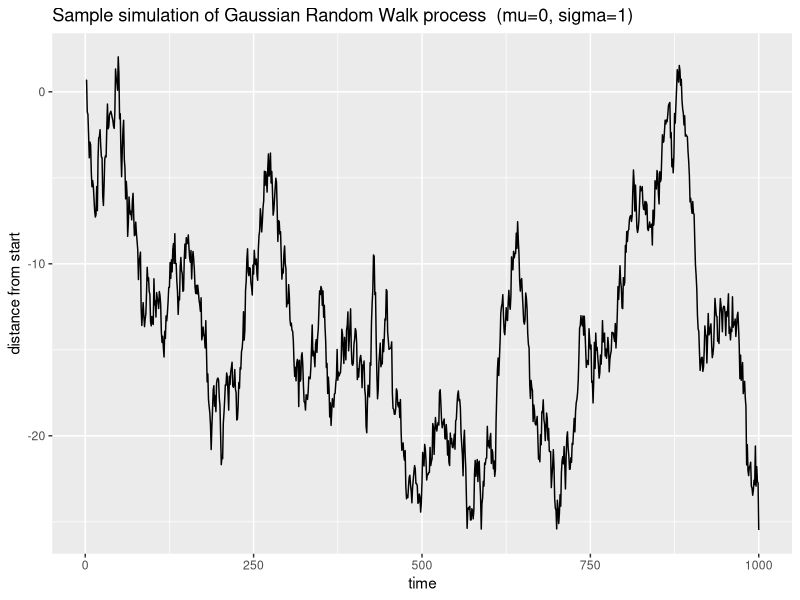

This chart was generated by the following R code: (Note: this script raises an error after producing the figure.)
## ---- chunk 1
rversion <- R.Version()$version.string
sysname <- Sys.info()["sysname"]
sys.release <- Sys.info()["release"]

# set global markdown options:
library(knitr)
opts_chunk$set(echo = FALSE
              , fig.width = 7
              , fig.height = 4
              , fig.path="figure/")

# libraries:
library(ggplot2)
## ---- chunk 2
      time_length = 1000;
       sigma = 1;              
       mu = 0       
       sim_result <- data.frame(t=c(1:time_length), y=0)
       
       set.seed(44)
         
         current_value = 0; # start new random walk from zero level
         for (ind in 1:time_length)
         {      
           delta = rnorm(1,mu,sigma);
           current_value = current_value + delta;
           index = ind 
           sim_result[index,]$y <- current_value           
         }
       
       #prepare dataframe with coefficients in order to diplay in ggplot using common colors for geom_abline and geom_line        
       g <- ggplot(data = sim_result, aes(x=t, y=y)) + geom_line()         
       g <- g + labs(title = "Sample simulation of Gaussian Random Walk process  (mu=0, sigma=1)", x = "time", y = "distance from start")
       g

## ---- chunk 3
       mu <- 0
       time_length = 1000;
       train_regression_period_percentage <- 0.7
       
       sigma = 1;              
       n_experiments = 5;
       
       
       sim_result <- data.frame(t=rep(1:time_length, n_experiments), y=0, experiment_id = as.factor(rep(1:n_experiments, each=time_length)))
       
       set.seed(42)
       for (experiment_id in 1:n_experiments) {
         
         current_value = 0; # start new random walk from zero level
         for (ind in 1:time_length)
         {      
           delta = rnorm(1,mu,sigma);
           current_value = current_value + delta;
           index = ind + (experiment_id-1)*time_length; # calculate position in the dataframe
           sim_result[index,]$y <- current_value
           sim_result[index,]$experiment_id <- experiment_id
         }
       }
       
       
       #prepare dataframe with coefficients in order to diplay in ggplot using common colors for geom_abline and geom_line 
       coeff_df <- data.frame(experiment_id = unique(sim_result$experiment_id), intercept = 0, slope = 0, x = 0, xend = 0, y = 0, yend = 0);
       models = list()
       for (id in 1:n_experiments) {
         first_half <- dplyr::filter(tbl_df(sim_result), experiment_id == id, t <= time_length*train_regression_period_percentage )  
         lm_fit <- lm(y ~ t, first_half)  
         coeff_df[id,]$intercept = lm_fit$coefficients[1];
         coeff_df[id,]$slope = lm_fit$coefficients[2];  
         models[[id]] = lm_fit  
         
         x = 0; xend = time_length*train_regression_period_percentage;
         pred <- predict(lm_fit, data.frame(t = c(x,xend)))
         y = pred[1]
         yend = pred[2]
         
         coeff_df[id,]$x = x;
         coeff_df[id,]$xend = xend;
         coeff_df[id,]$y = y;
         coeff_df[id,]$yend = yend;
       }
       
       g <- ggplot(sim_result, aes(x=t, y=y, color = experiment_id)) + geom_line()  
       g <- g + geom_abline(data = coeff_df, aes(intercept = intercept, slope = slope, color= experiment_id), linetype = 2) # plot linear extrapolation fitted by using half of time series
       g <- g + geom_segment(data = coeff_df, aes(x = x, xend = xend, y=y, yend = yend, color= experiment_id), linetype = 1, size = 1, arrow=arrow()) # linear regression
       g <- g + geom_vline(xintercept = time_length*train_regression_period_percentage, color = "black", alpha = 1/2) # to show half time
       g <- g + geom_vline(xintercept = time_length, color = "blue", alpha = 1/2) # to end of period
       g <- g + labs(title = "result of simulation random walk processes", x = "time", y = "distance from start")
       g

